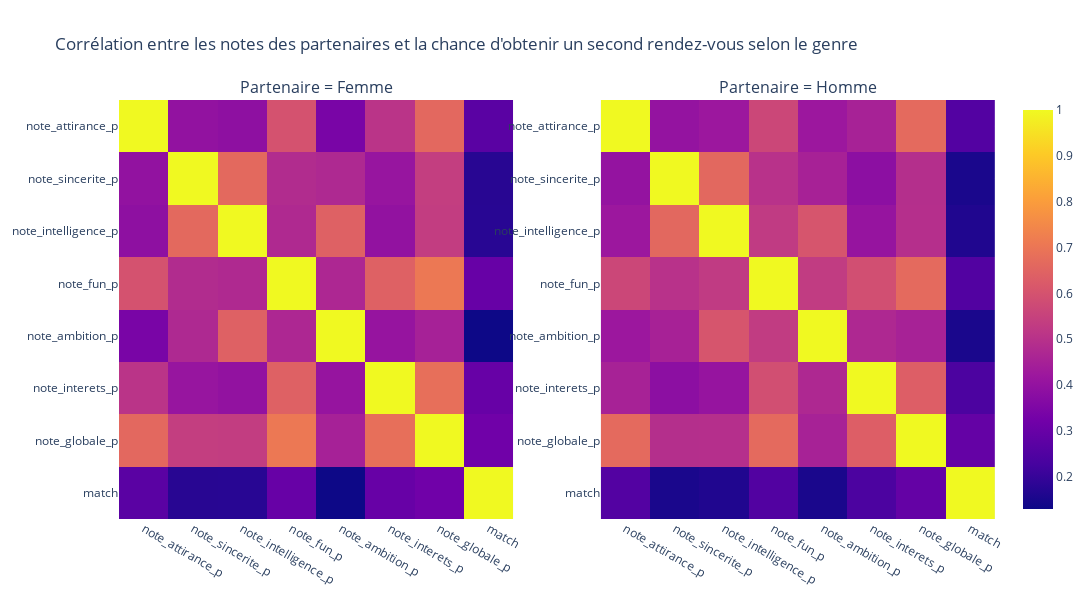

This figure's notebook cell:
### Markdown cell above
Pour tout le monde, les attributs intérêts et ambition semblent être ceux qui les intéressent les moins.

Les hommes semblent nettement plus intéressés par l'attirance que par les autres attributs. 

Les femme ont une répartition un peu plus homogènes entre les autres attributs, avec une légère dominante pour l'intelligence

### Code cell
corr_homme = df[df['genre_c'] == 'Homme'][['note_attirance_p', 'note_sincerite_p', 'note_intelligence_p', 'note_fun_p', 'note_ambition_p', 'note_interets_p', 'note_globale_p', 'match']].corr()
corr_femme = df[df['genre_c'] == 'Femme'][['note_attirance_p', 'note_sincerite_p', 'note_intelligence_p', 'note_fun_p', 'note_ambition_p', 'note_interets_p', 'note_globale_p', 'match']].corr()

fig = make_subplots(rows=1, cols=2, subplot_titles=['Partenaire = Femme', 'Partenaire = Homme'])

heatmap_homme = px.imshow(corr_homme, origin = 'lower')
fig.add_trace(heatmap_homme['data'][0], row=1, col=1)

heatmap_femme = px.imshow(corr_femme, origin = 'lower')
fig.add_trace(heatmap_femme['data'][0], row=1, col=2)

fig.update_layout(height=600, width=1300, title_text='Corrélation entre les notes des partenaires et la chance d\'obtenir un second rendez-vous selon le genre')

fig.update_yaxes(autorange="reversed")

### Figure 1 — Plotly figure (JSON) as saved in the notebook; plotly's stock layout.template omitted (floating-point values rounded to 4 significant figures)
{"data": [{"coloraxis": "coloraxis", "hovertemplate": "x: %{x}<br>y: %{y}<br>color: %{z}<extra></extra>", "name": "0", "type": "heatmap", "x": ["note_attirance_p", "note_sincerite_p", "note_intelligence_p", "note_fun_p", "note_ambition_p", "note_interets_p", "note_globale_p", "match"], "xaxis": "x", "y": ["note_attirance_p", "note_sincerite_p", "note_intelligence_p", "note_fun_p", "note_ambition_p", "note_interets_p", "note_globale_p", "match"], "yaxis": "y", "z": [[1, 0.3962, 0.3886, 0.5993, 0.3386, 0.5067, 0.6625, 0.2694], [0.3962, 1, 0.6641, 0.4827, 0.4739, 0.409, 0.5381, 0.1754], [0.3886, 0.6641, 1, 0.4743, 0.6421, 0.3973, 0.5337, 0.1761], [0.5993, 0.4827, 0.4743, 1, 0.4692, 0.6413, 0.7066, 0.2998], [0.3386, 0.4739, 0.6421, 0.4692, 1, 0.4061, 0.449, 0.1297], [0.5067, 0.409, 0.3973, 0.6413, 0.4061, 1, 0.6813, 0.2991], [0.6625, 0.5381, 0.5337, 0.7066, 0.449, 0.6813, 1, 0.3184], [0.2694, 0.1754, 0.1761, 0.2998, 0.1297, 0.2991, 0.3184, 1]]}, {"coloraxis": "coloraxis", "hovertemplate": "x: %{x}<br>y: %{y}<br>color: %{z}<extra></extra>", "name": "0", "type": "heatmap", "x": ["note_attirance_p", "note_sincerite_p", "note_intelligence_p", "note_fun_p", "note_ambition_p", "note_interets_p", "note_globale_p", "match"], "xaxis": "x2", "y": ["note_attirance_p", "note_sincerite_p", "note_intelligence_p", "note_fun_p", "note_ambition_p", "note_interets_p", "note_globale_p", "match"], "yaxis": "y2", "z": [[1, 0.401, 0.4186, 0.5658, 0.42, 0.4517, 0.6671, 0.2555], [0.401, 1, 0.6605, 0.5009, 0.4506, 0.3836, 0.4913, 0.1516], [0.4186, 0.6605, 1, 0.5287, 0.6057, 0.4062, 0.4918, 0.1612], [0.5658, 0.5009, 0.5287, 1, 0.5309, 0.5898, 0.6674, 0.2522], [0.42, 0.4506, 0.6057, 0.5309, 1, 0.4712, 0.4531, 0.1512], [0.4517, 0.3836, 0.4062, 0.5898, 0.4712, 1, 0.6341, 0.2394], [0.6671, 0.4913, 0.4918, 0.6674, 0.4531, 0.6341, 1, 0.2925], [0.2555, 0.1516, 0.1612, 0.2522, 0.1512, 0.2394, 0.2925, 1]]}], "layout": {"annotations": [{"font": {"size": 16}, "showarrow": false, "text": "Partenaire = Femme", "x": 0.225, "xanchor": "center", "xref": "paper", "y": 1, "yanchor": "bottom", "yref": "paper"}, {"font": {"size": 16}, "showarrow": false, "text": "Partenaire = Homme", "x": 0.775, "xanchor": "center", "xref": "paper", "y": 1, "yanchor": "bottom", "yref": "paper"}], "height": 600, "title": {"text": "Corrélation entre les notes des partenaires et la chance d'obtenir un second rendez-vous selon le genre"}, "width": 1300, "xaxis": {"anchor": "y", "domain": [0, 0.45]}, "xaxis2": {"anchor": "y2", "domain": [0.55, 1]}, "yaxis": {"anchor": "x", "autorange": "reversed", "domain": [0, 1]}, "yaxis2": {"anchor": "x2", "autorange": "reversed", "domain": [0, 1]}}}
